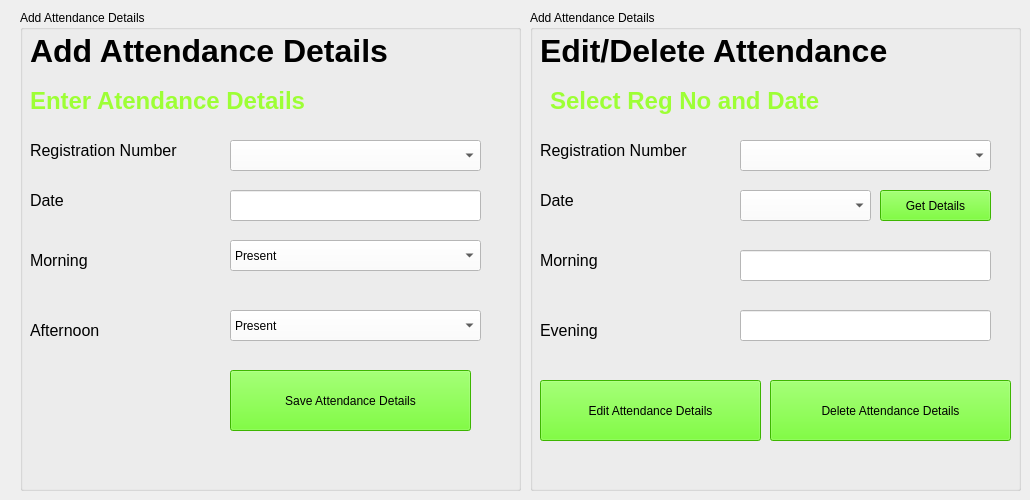
    <widget class="QWidget" name="tab_6">
     <attribute name="title">
      <string>Attendance</string>
     </attribute>
     <widget class="QGroupBox" name="groupBox_4">
      <property name="geometry">
       <rect>
        <x>20</x>
        <y>10</y>
        <width>501</width>
        <height>481</height>
       </rect>
      </property>
      <property name="title">
       <string>Add Attendance Details</string>
      </property>
      <widget class="QLabel" name="label_275">
       <property name="geometry">
        <rect>
         <x>10</x>
         <y>20</y>
         <width>481</width>
         <height>41</height>
        </rect>
       </property>
       <property name="font">
        <font>
         <pointsize>24</pointsize>
         <weight>75</weight>
         <bold>true</bold>
        </font>
       </property>
       <property name="text">
        <string>Add Attendance Details</string>
       </property>
      </widget>
      <widget class="QLabel" name="label_276">
       <property name="geometry">
        <rect>
         <x>10</x>
         <y>70</y>
         <width>371</width>
         <height>41</height>
        </rect>
       </property>
       <property name="font">
        <font>
         <pointsize>18</pointsize>
         <weight>75</weight>
         <bold>true</bold>
        </font>
       </property>
       <property name="styleSheet">
        <string notr="true">color: rgb(157, 255, 53);</string>
       </property>
       <property name="text">
        <string>Enter Atendance Details</string>
       </property>
      </widget>
      <widget class="QComboBox" name="cb41">
       <property name="geometry">
        <rect>
         <x>210</x>
         <y>130</y>
         <width>251</width>
         <height>31</height>
        </rect>
       </property>
       <property name="styleSheet">
        <string notr="true">background-color: rgb(255, 255, 255);
font: 12pt &quot;MS Shell Dlg 2&quot;;</string>
       </property>
      </widget>
      <widget class="QLabel" name="label_277">
       <property name="geometry">
        <rect>
         <x>10</x>
         <y>130</y>
         <width>201</width>
         <height>21</height>
        </rect>
       </property>
       <property name="font">
        <font>
         <pointsize>12</pointsize>
        </font>
       </property>
       <property name="text">
        <string>Registration Number</string>
       </property>
      </widget>
      <widget class="QLabel" name="label_278">
       <property name="geometry">
        <rect>
         <x>10</x>
         <y>180</y>
         <width>151</width>
         <height>21</height>
        </rect>
       </property>
       <property name="font">
        <font>
         <pointsize>12</pointsize>
        </font>
       </property>
       <property name="text">
        <string>Date</string>
       </property>
      </widget>
      <widget class="QLabel" name="label_279">
       <property name="geometry">
        <rect>
         <x>10</x>
         <y>240</y>
         <width>151</width>
         <height>21</height>
        </rect>
       </property>
       <property name="font">
        <font>
         <pointsize>12</pointsize>
        </font>
       </property>
       <property name="text">
        <string>Morning</string>
       </property>
      </widget>
      <widget class="QLabel" name="label_280">
       <property name="geometry">
        <rect>
         <x>10</x>
         <y>310</y>
         <width>151</width>
         <height>21</height>
        </rect>
       </property>
       <property name="font">
        <font>
         <pointsize>12</pointsize>
        </font>
       </property>
       <property name="text">
        <string>Afternoon</string>
       </property>
      </widget>
      <widget class="QPushButton" name="b19">
       <property name="geometry">
        <rect>
         <x>210</x>
         <y>360</y>
         <width>241</width>
         <height>61</height>
        </rect>
       </property>
       <property name="styleSheet">
        <string notr="true">background-color: rgb(85, 255, 0);
font: 12pt &quot;MS Shell Dlg 2&quot;;</string>
       </property>
       <property name="text">
        <string>Save Attendance Details</string>
       </property>
      </widget>
      <widget class="QComboBox" name="cb44">
       <property name="geometry">
        <rect>
         <x>210</x>
         <y>230</y>
         <width>251</width>
         <height>31</height>
        </rect>
       </property>
       <property name="styleSheet">
        <string notr="true">background-color: rgb(255, 255, 255);
font: 12pt &quot;MS Shell Dlg 2&quot;;</string>
       </property>
       <item>
        <property name="text">
         <string>Present</string>
        </property>
       </item>
       <item>
        <property name="text">
         <string>Absent</string>
        </property>
       </item>
      </widget>
      <widget class="QComboBox" name="cb45">
       <property name="enabled">
        <bool>true</bool>
       </property>
       <property name="geometry">
        <rect>
         <x>210</x>
         <y>300</y>
         <width>251</width>
         <height>31</height>
        </rect>
       </property>
       <property name="styleSheet">
        <string notr="true">background-color: rgb(255, 255, 255);
font: 12pt &quot;MS Shell Dlg 2&quot;;</string>
       </property>
       <property name="editable">
        <bool>false</bool>
       </property>
       <item>
        <property name="text">
         <string>Present</string>
        </property>
       </item>
       <item>
        <property name="text">
         <string>Absent</string>
        </property>
       </item>
      </widget>
      <widget class="QLineEdit" name="tb51">
       <property name="geometry">
        <rect>
         <x>210</x>
         <y>180</y>
         <width>251</width>
         <height>31</height>
        </rect>
       </property>
       <property name="styleSheet">
        <string notr="true">background-color: rgb(255, 255, 255);
font: 12pt &quot;MS Shell Dlg 2&quot;;</string>
       </property>
      </widget>
     </widget>
     <widget class="QGroupBox" name="groupBox_5">
      <property name="geometry">
       <rect>
        <x>530</x>
        <y>10</y>
        <width>491</width>
        <height>481</height>
       </rect>
      </property>
      <property name="title">
       <string>Add Attendance Details</string>
      </property>
      <widget class="QLabel" name="label_281">
       <property name="geometry">
        <rect>
         <x>10</x>
         <y>20</y>
         <width>481</width>
         <height>41</height>
        </rect>
       </property>
       <property name="font">
        <font>
         <pointsize>24</pointsize>
         <weight>75</weight>
         <bold>true</bold>
        </font>
       </property>
       <property name="text">
        <string>Edit/Delete Attendance</string>
       </property>
      </widget>
      <widget class="QLabel" name="label_282">
       <property name="geometry">
        <rect>
         <x>20</x>
         <y>70</y>
         <width>371</width>
         <height>41</height>
        </rect>
       </property>
       <property name="font">
        <font>
         <pointsize>18</pointsize>
         <weight>75</weight>
         <bold>true</bold>
        </font>
       </property>
       <property name="styleSheet">
        <string notr="true">color: rgb(157, 255, 53);</string>
       </property>
       <property name="text">
        <string>Select Reg No and Date</string>
       </property>
      </widget>
      <widget class="QComboBox" name="cb42">
       <property name="geometry">
        <rect>
         <x>210</x>
         <y>130</y>
         <width>251</width>
         <height>31</height>
        </rect>
       </property>
       <property name="styleSheet">
        <string notr="true">background-color: rgb(255, 255, 255);
font: 12pt &quot;MS Shell Dlg 2&quot;;</string>
       </property>
      </widget>
      <widget class="QLabel" name="label_283">
       <property name="geometry">
        <rect>
         <x>10</x>
         <y>130</y>
         <width>201</width>
         <height>21</height>
        </rect>
       </property>
       <property name="font">
        <font>
         <pointsize>12</pointsize>
        </font>
       </property>
       <property name="text">
        <string>Registration Number</string>
       </property>
      </widget>
      <widget class="QLabel" name="label_284">
       <property name="geometry">
        <rect>
         <x>10</x>
         <y>180</y>
         <width>151</width>
         <height>21</height>
        </rect>
       </property>
       <property name="font">
        <font>
         <pointsize>12</pointsize>
        </font>
       </property>
       <property name="text">
        <string>Date</string>
       </property>
      </widget>
      <widget class="QLabel" name="label_285">
       <property name="geometry">
        <rect>
         <x>10</x>
         <y>240</y>
         <width>151</width>
         <height>21</height>
        </rect>
       </property>
       <property name="font">
        <font>
         <pointsize>12</pointsize>
        </font>
       </property>
       <property name="text">
        <string>Morning</string>
       </property>
      </widget>
      <widget class="QLabel" name="label_286">
       <property name="geometry">
        <rect>
         <x>10</x>
         <y>310</y>
         <width>151</width>
         <height>21</height>
        </rect>
       </property>
       <property name="font">
        <font>
         <pointsize>12</pointsize>
        </font>
       </property>
       <property name="text">
        <string>Evening</string>
       </property>
      </widget>
      <widget class="QLineEdit" name="tb54">
       <property name="geometry">
        <rect>
         <x>210</x>
         <y>240</y>
         <width>251</width>
         <height>31</height>
        </rect>
       </property>
       <property name="styleSheet">
        <string notr="true">background-color: rgb(255, 255, 255);
font: 12pt &quot;MS Shell Dlg 2&quot;;</string>
       </property>
      </widget>
      <widget class="QLineEdit" name="tb55">
       <property name="geometry">
        <rect>
         <x>210</x>
         <y>300</y>
         <width>251</width>
         <height>31</height>
        </rect>
       </property>
       <property name="styleSheet">
        <string notr="true">background-color: rgb(255, 255, 255);
font: 12pt &quot;MS Shell Dlg 2&quot;;</string>
       </property>
      </widget>
      <widget class="QPushButton" name="b22">
       <property name="geometry">
        <rect>
         <x>240</x>
         <y>370</y>
         <width>241</width>
         <height>61</height>
        </rect>
       </property>
       <property name="styleSheet">
        <string notr="true">background-color: rgb(85, 255, 0);
font: 12pt &quot;MS Shell Dlg 2&quot;;</string>
       </property>
       <property name="text">
        <string>Delete Attendance Details</string>
       </property>
      </widget>
      <widget class="QComboBox" name="cb43">
       <property name="geometry">
        <rect>
         <x>210</x>
         <y>180</y>
         <width>131</width>
         <height>31</height>
        </rect>
       </property>
       <property name="styleSheet">
        <string notr="true">background-color: rgb(255, 255, 255);
font: 12pt &quot;MS Shell Dlg 2&quot;;</string>
       </property>
      </widget>
      <widget class="QPushButton" name="b20">
       <property name="geometry">
        <rect>
         <x>350</x>
         <y>180</y>
         <width>111</width>
         <height>31</height>
        </rect>
       </property>
       <property name="styleSheet">
        <string notr="true">background-color: rgb(85, 255, 0);
font: 12pt &quot;MS Shell Dlg 2&quot;;</string>
       </property>
       <property name="text">
        <string>Get Details</string>
       </property>
      </widget>
      <widget class="QPushButton" name="b21">
       <property name="geometry">
        <rect>
         <x>10</x>
         <y>370</y>
         <width>221</width>
         <height>61</height>
        </rect>
       </property>
       <property name="styleSheet">
        <string notr="true">background-color: rgb(85, 255, 0);
font: 12pt &quot;MS Shell Dlg 2&quot;;</string>
       </property>
       <property name="text">
        <string>Edit Attendance Details</string>
       </property>
      </widget>
     </widget>
    </widget>
